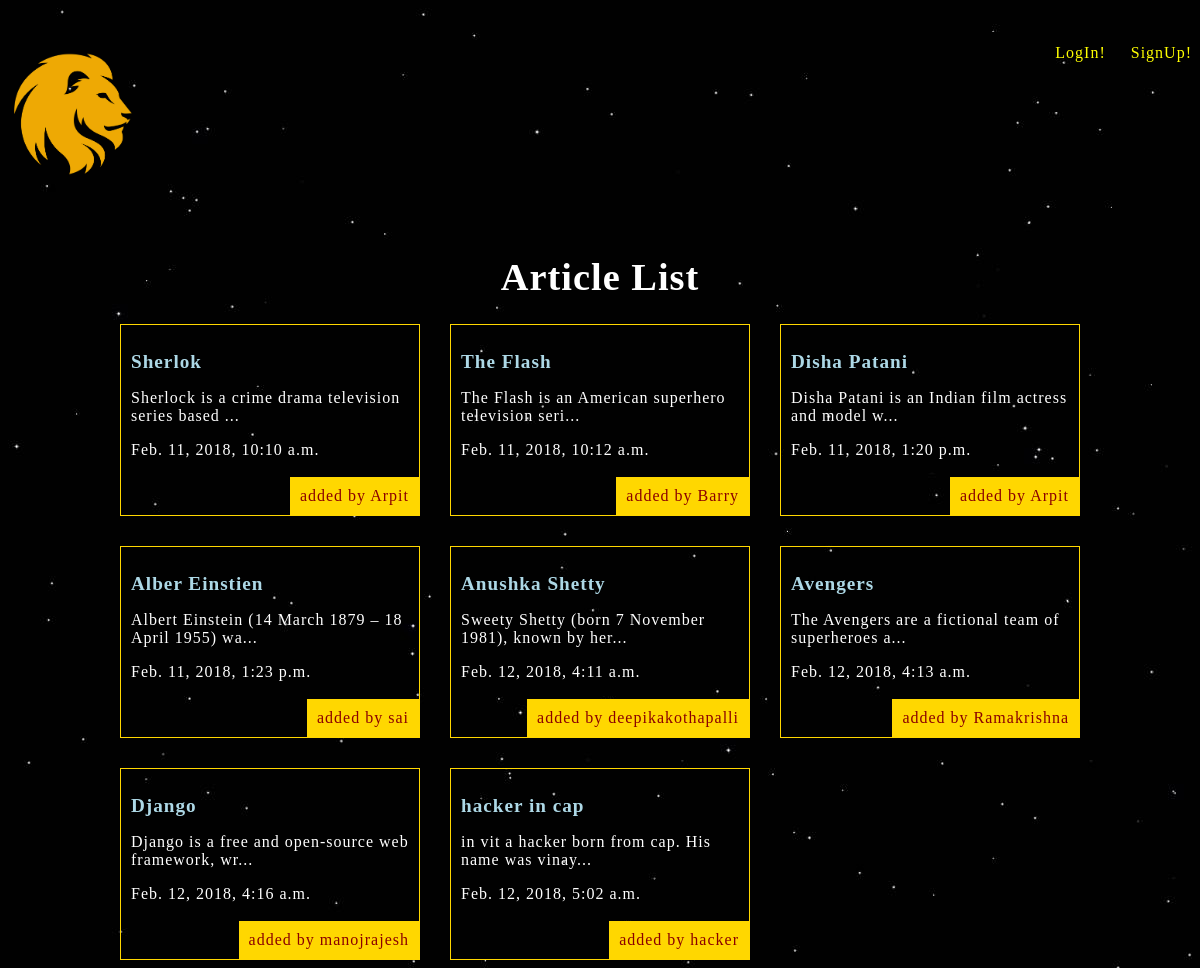
The app's page /articles/ with its own data.
### articles/models.py (models this page shows, shortened)
class Articles(models.Model):
    title=models.CharField(max_length=100)
    slug=models.SlugField()
    text=models.TextField()
    date=models.DateTimeField(auto_now_add=True)
    thumb=models.ImageField(default='default.jpg',blank=True)
    author=models.ForeignKey(to=User,default=None,on_delete=models.CASCADE)
    def snippet(self):
        return self.text[:50]+"..."

### articles/views.py (the view)
# urls.py: path('',views.articlesList,name="list"),
def articlesList(request):
    articles=Articles.objects.all().order_by("date")
    return render(request,'articles/articlesList.html',{"articles":articles})

### articles/templates/articles/articlesList.html
{% extends 'base_layout.html' %}
{% block content %}
    <h1>Article List</h1>
    <div class="articles">
        {%for article in articles%}
            <div class="article">
                <h2><a href="{% url 'articles:details' slug=article.slug %}">{{article.title}}</a></h2>
                <p>{{article.snippet}}</p>
                <p>{{article.date}}</p>
                <p class="author">added by {{ article.author.username }}</p>
            </div>
        {%endfor%}
    </div>
{% endblock %}

### templates/base_layout.html (shortened to what this page needs)
{% load static from staticfiles %}
<!DOCTYPE html>
<html lang="en">
<head>
    <link rel="stylesheet" href="{% static 'styles.css' %}">
</head>
<body>
    <header>
        <h1 class="logo"><a href="{% url 'home' %}"><img src="{% static 'lion.png' %}" height="130em"></a></h1>
        <nav>
            <ul>
                {% if user.is_authenticated %}
                <li>
                    <form class="logout-link" action="{% url 'accounts:logout' %}" method="POST">
                        {% csrf_token %}
                        <button type="submit">Log Out</button>
                    </form>
                </li>
                <li><a href="{% url 'articles:create' %}" class="highlight">Create Article</a></li>
                {% else %}
                    <li><a href="{% url 'accounts:login' %}">LogIn!</a></li>
                    <li><a href="{% url 'accounts:signup' %}">SignUp!</a></li>
                {% endif %}
            </ul>
        </nav>
    </header>
    <div class="wrapper">
    {% block content %}
    {% endblock %}
    </div>
</body>
</html>

### statics/styles.css (style rules this page uses)
body { background:url(stars2.jpg); color: white; font-weight:200; font-family:San-serif; letter-spacing:1px; }
.wrapper { max-width:960px; margin: 0 auto; }
a { color: lightblue; }
div.wrapper h1 { text-align:center; margin:100 auto; font-size:2.4em; }
header { display:grid; grid-template-columns: 1fr 1fr; padding:20px 0; }
nav { justify-self:end; }
nav li { display:inline-block; margin-left:20px; color:yellow; }
.articles { display:grid; grid-template-columns:1fr 1fr 1fr; grid-gap:30px; }
.article .author { padding:10px; background:gold; position:absolute; right:0; bottom:0; margin:0; color:darkred; }
.article { padding:10px; border:1px solid gold; position:relative; padding-bottom:40px; }
.article h2 { font-size:1.2em; }
a { text-decoration:none; }
nav a { color:yellow; }

### records on screen
Articles: title "Sherlok", snippet "Sherlock is a crime drama television series based ...", date "Feb. 11, 2018, 10:10 a.m.", author.username "Arpit"
Articles: title "The Flash", snippet "The Flash is an American superhero television seri...", date "Feb. 11, 2018, 10:12 a.m.", author.username "Barry"
Articles: title "Disha Patani", snippet "Disha Patani is an Indian film actress and model w...", date "Feb. 11, 2018, 1:20 p.m.", author.username "Arpit"
Articles: title "Alber Einstien", snippet "Albert Einstein (14 March 1879 – 18 April 1955) wa...", date "Feb. 11, 2018, 1:23 p.m.", author.username "sai"
Articles: title "Anushka Shetty", snippet "Sweety Shetty (born 7 November 1981), known by her...", date "Feb. 12, 2018, 4:11 a.m.", author.username "deepikakothapalli"
Articles: title "Avengers", snippet "The Avengers are a fictional team of superheroes a...", date "Feb. 12, 2018, 4:13 a.m.", author.username "Ramakrishna"
Articles: title "Django", snippet "Django is a free and open-source web framework, wr...", date "Feb. 12, 2018, 4:16 a.m.", author.username "manojrajesh"
Articles: title "hacker in cap", snippet "in vit a hacker born from cap. His name was vinay...", date "Feb. 12, 2018, 5:02 a.m.", author.username "hacker"
